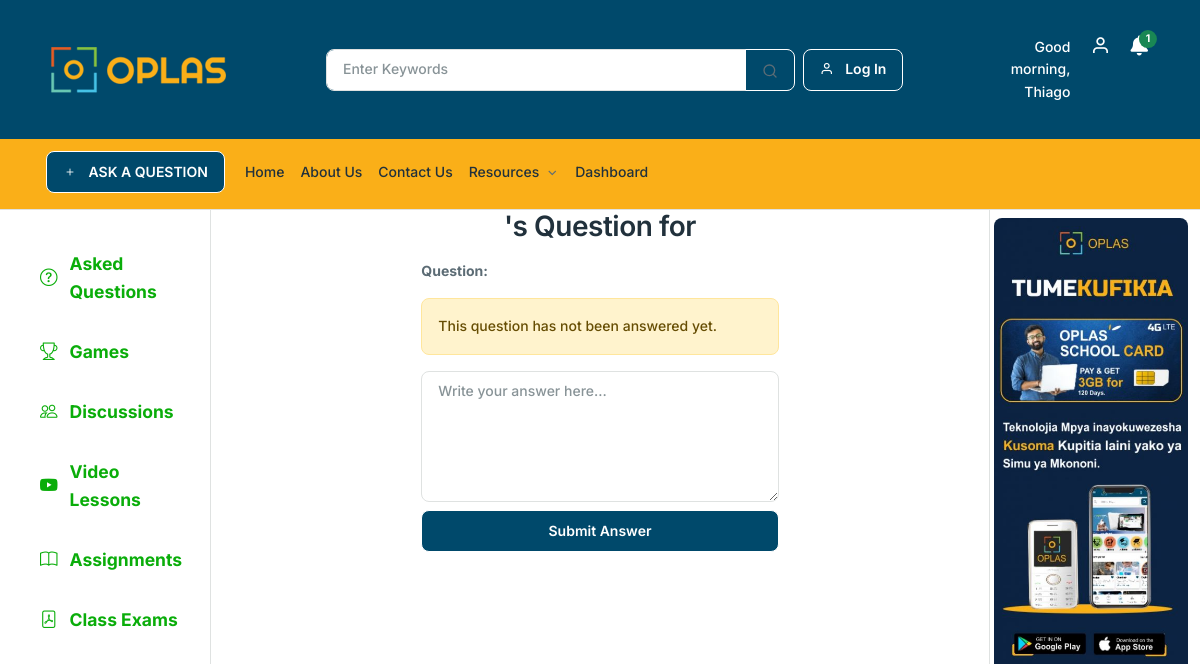
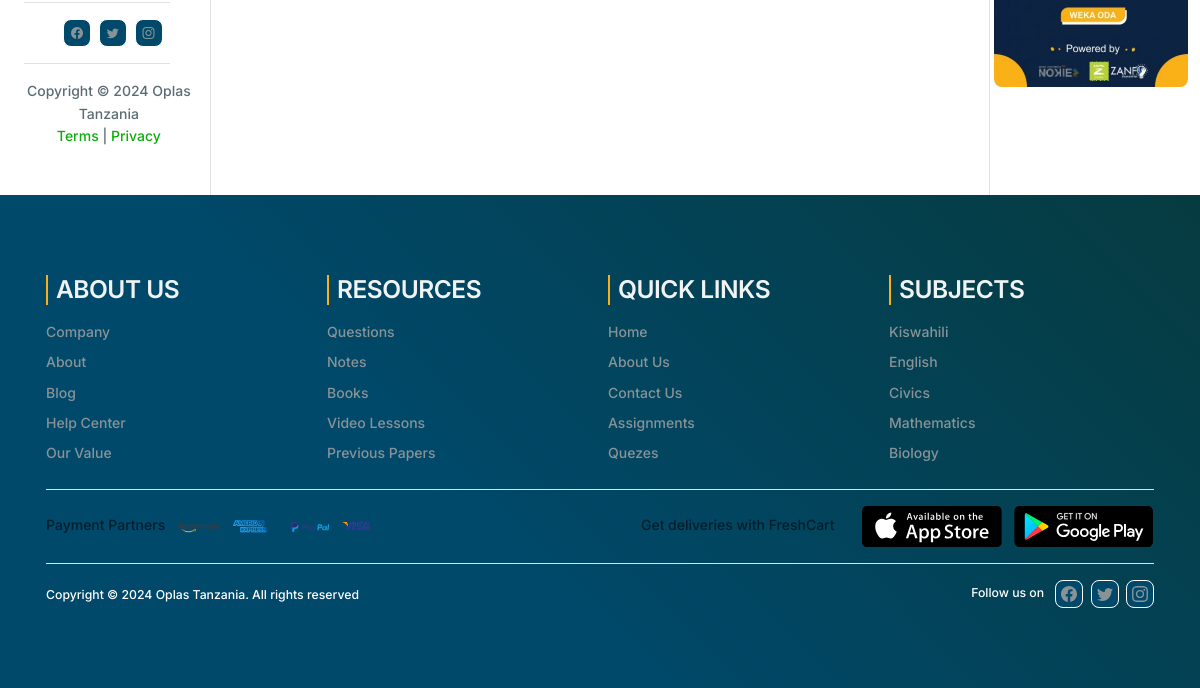
Before: /ask/question/deteail/15/ (signed in) with the older database file (2 pictures, top to bottom).
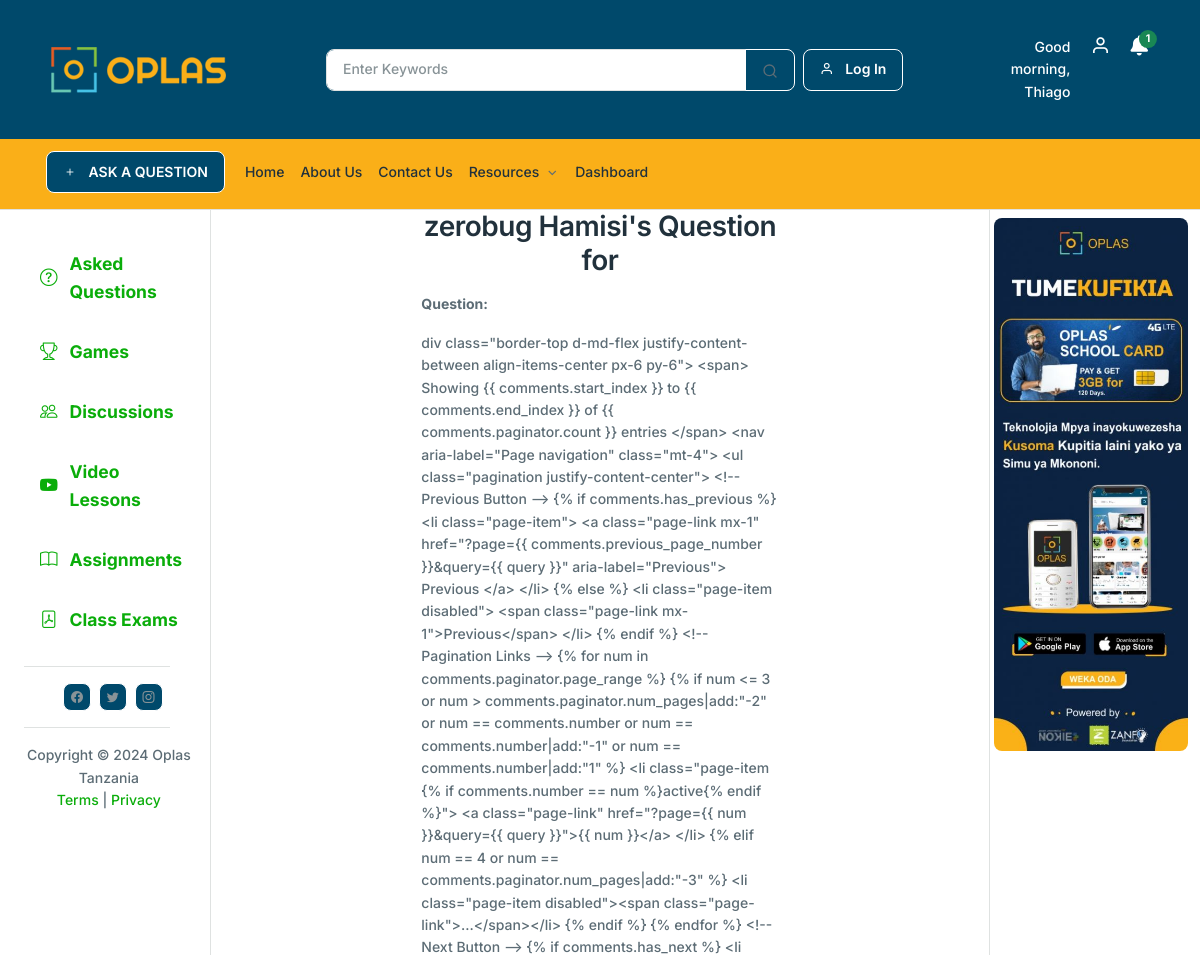
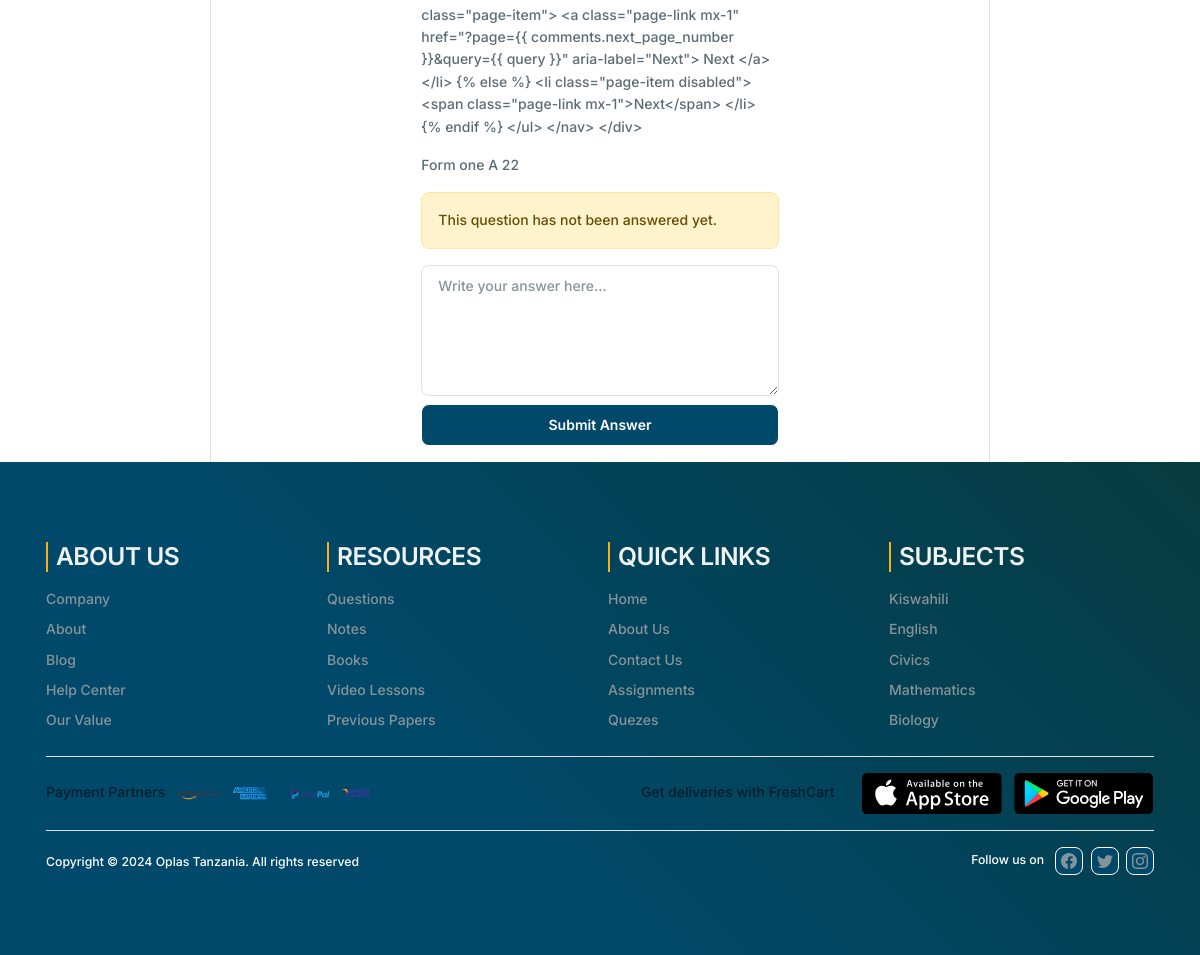
After: the same page with the newer database file (2 pictures, top to bottom).
### base/models.py (models this page shows, shortened)
class WebImages(models.Model):
    ImageTitle = models.CharField(max_length=100, verbose_name='Image Title')
    Image = models.ImageField(upload_to="web-images", verbose_name='Upload Image')
    CreatedDate = models.DateTimeField(auto_now_add=True, verbose_name='Create Date')
    ModifiedDate = models.DateTimeField(auto_now=True, verbose_name='Modified Date')
    display_fields = ['ImageTitle','Image','CreatedDate','ModifiedDate']
    class Meta:
        verbose_name = 'Web Image'
        verbose_name_plural = 'Web Images'

class AskQuestion(models.Model):
    student = models.ForeignKey(User, on_delete=models.CASCADE, related_name="questions", limit_choices_to={'role': 'student'})
    SubjectName = models.ForeignKey(Subjects, on_delete=models.CASCADE, related_name="asked_questions")
    LevelName = models.ForeignKey(SchoolLevels, on_delete=models.CASCADE, verbose_name='Level Name')
    class_name = models.ForeignKey(SchoolClases, on_delete=models.CASCADE, related_name="asked_questions")
    assignment = models.ForeignKey(AssignToClasses, on_delete=models.CASCADE, related_name="questions")
    question_text = models.TextField()
    is_answered = models.BooleanField(default=False)
    views = models.PositiveIntegerField(default=0)
    created_at = models.DateTimeField(auto_now_add=True)
    updated_at = models.DateTimeField(auto_now=True)
    display_fields = ['student','assignment','question_text']
    class Meta:
        ordering = ['-created_at']

class User(AbstractUser):
    ROLE_CHOICES = [
        ('admin', 'admin'),
        ('teacher', 'teacher'),
        ('student', 'student'),
    ]
    role = models.CharField(max_length=20, choices=ROLE_CHOICES)
    phoneNumber = models.CharField(max_length=15, blank=True, null=True)
    display_fields = ['username', 'email', 'phoneNumber', 'role', 'is_active']
    class Meta:
        verbose_name = 'User'
        verbose_name_plural = 'Users'

class SchoolClases(models.Model):
    ClassName = models.CharField(max_length=100, verbose_name='Class Name')
    SchoolLevel = models.ForeignKey(SchoolLevels, on_delete=models.CASCADE, verbose_name='School Level')
    CreatedDate = models.DateTimeField(auto_now_add=True, verbose_name='Create Date')
    ModifiedDate = models.DateTimeField(auto_now=True, verbose_name='Modified Date')
    display_fields = ['ClassName','SchoolLevel','CreatedDate','ModifiedDate']
    def __str__(self):
        return self.ClassName
    class Meta:
        verbose_name = 'School Class'
        verbose_name_plural = 'School Clases'

### base/views.py (the view)
# urls.py: path('ask/question/deteail/<int:pk>/', views.ask_question_detail, name='ask-question-list'),
@login_required(login_url='home')
def ask_question_detail(request, pk):
    sitename = "Asked Questions | Oplas Tanzania"
    page_name = 'Questions'
    try:
        question = AskQuestion.objects.get(id = pk,assignment__Teacher__user=request.user)
    except AskQuestion.DoesNotExist:
        question = None
    context = {
        sitename: sitename,
        page_name: page_name,
        'question': question
}
    return render(request, 'base/ask-questions-view.html', context)

### base/templates/base/ask-questions-view.html (shortened to what this page needs)
{% extends 'main.html' %}
{% load static %}
{% block content %}
<div class="container-fluid">
    <div class="row">
        <div class="col-md-3">
        </div>
        <div class="col-md-6">
            <h2 class="text-center mb-4">{{ question.student.first_name }} {{ question.student.last_name }}'s Question for {{ question.subject.SubjectName }}</h2>
            <p><strong>Question:</strong></p>
            <p>{{ question.question_text }}</p>
            <p>{{ question.class_name }}</p>
            {% if question.is_answered %}
                <div class="alert alert-success" role="alert">
                    This question has already been answered.
                </div>
                <h3>Teacher's Answer:</h3>
                <p>{{ question.answer.answer_text }}</p>
                <small>Answered by: {{ question.answer.answered_by.firstName }} on {{ question.answer.created_at|date:"Y-m-d H:i" }}</small>
            {% else %}
                <div class="alert alert-warning" role="alert">
                    This question has not been answered yet.
                </div>
                <form method="POST" class="mb-4" action="{% url "answer-question" question.id %}">
                    <textarea name="answer_text" rows="5" placeholder="Write your answer here..." class="form-control mb-2" required></textarea>
                    <button type="submit" class="btn btn-success w-100">Submit Answer</button>
                </form>
            {% endif %}
        </div>
        <div class="col-md-3">
        </div>
    </div>
</div>
{% endblock %}

### templates/right-sidebar.html
{% load static %}
<aside class="col-lg-2 col-md-2 mb-6 mb-md-0 border-start">
    <div class="offcanvas offcanvas-start offcanvas-collapse w-md-50 mt-0 mt-2 ms-1 mb-6" tabindex="-1" id="offcanvasCategory" aria-labelledby="offcanvasCategoryLabel">
       <img class="img-fluid rounded" src="/media/{{ ads.Image }}" />
    </div>
 </aside>

Changed rows visible on the page:
added AskQuestion: student.first_name "zerobug", student.last_name "Hamisi", question_text "div class=\"border-top d-md-flex justify-content-between align-items-center px-6 py-6\"> <span> Showing {{ comments.start_index }} to {{ comments.end_index }} of {{ comments.paginator.count }} entries </span> <nav aria-label=\"Page navigation\" class=\"mt-4\"> <ul class=\"pagination justify-content-center\"> <!-- Previous Button --> {% if comments.has_previous %} <li class=\"page-item\"> <a class=\"page-link mx-1\" href=\"?page={{ comments.previous_page_number }}&query={{ query }}\" aria-label=\"Previous\"> Previous </a> </li> {% else %} <li class=\"page-item disabled\"> <span class=\"page-link mx-1\">Previous</span> </li> {% endif %} <!-- Pagination Links --> {% for num in comments.paginator.page_range %} {%…", class_name "Form one A 22"
